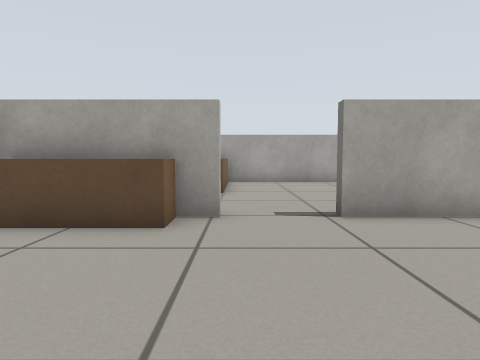
[1] (above)

19 first-person views from a walk through a robot-simulator world made for Gazebo. The camera is 0.51 m above the floor, tilts 4° down and sees 75° across. The floor is counted in squares, 0.5 m on a side. Each view is taken from the middle of a square. On the plan, view 1 faces up. The plan holds only what a view shows up to about 12 squares ahead; the rest is blank.

[2]
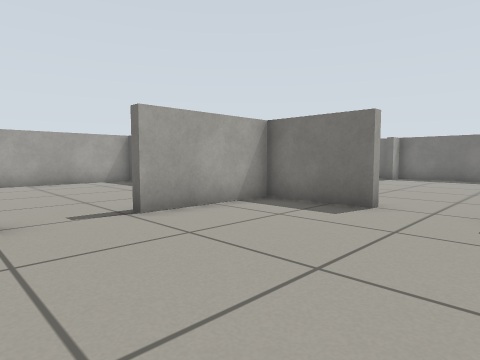

[3]
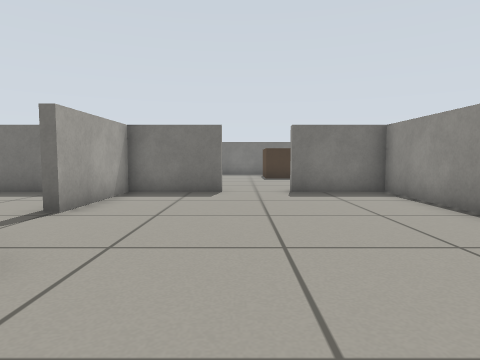

[4]
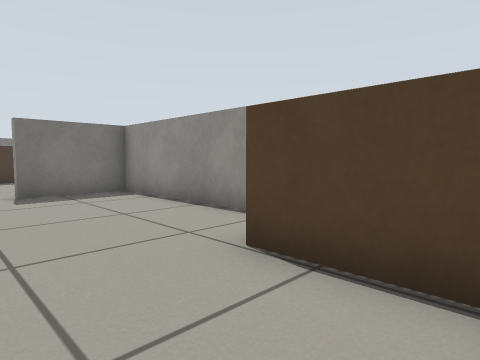

[5]
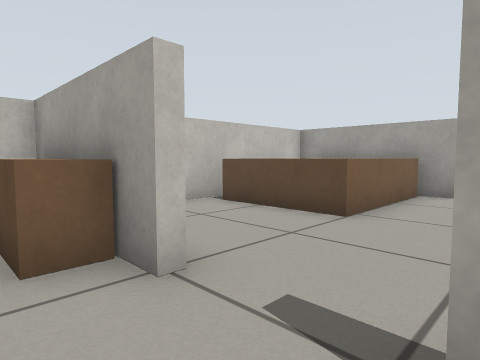

[6]
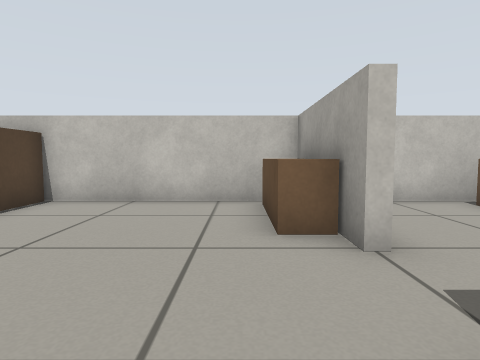

[7]
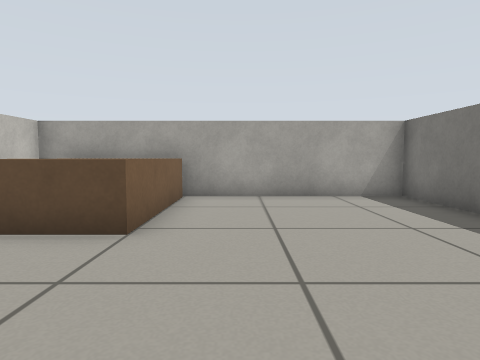

[8]
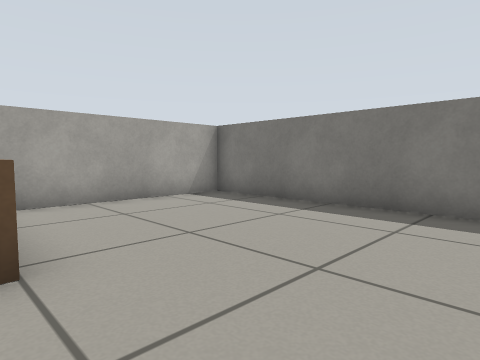

[9]
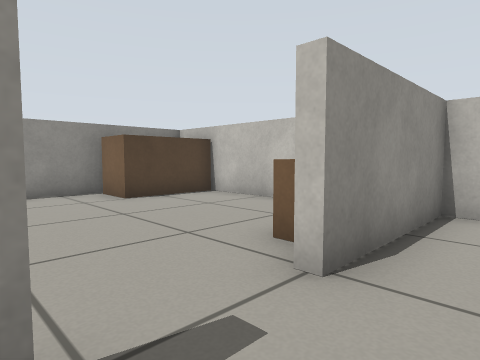

[10]
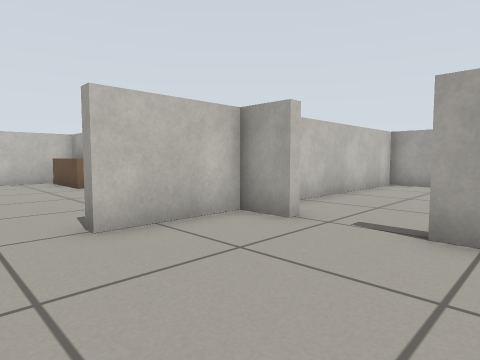

[11]
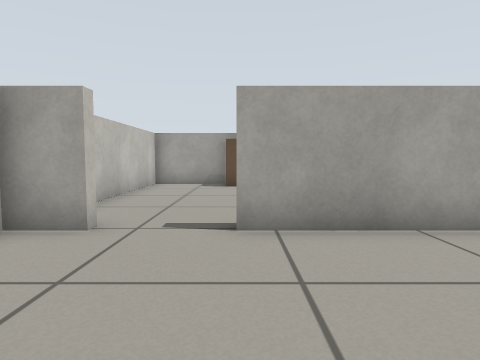

[12]
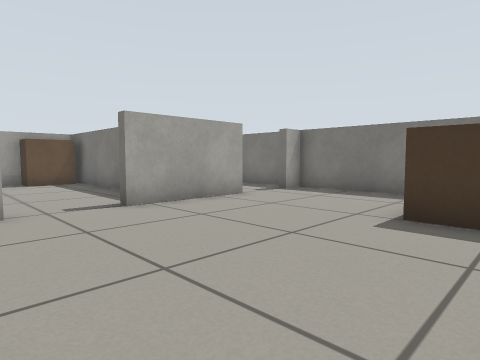

[13]
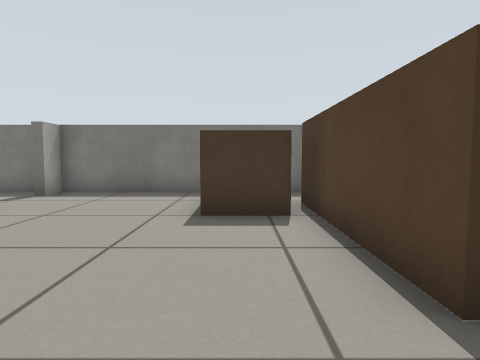

[14]
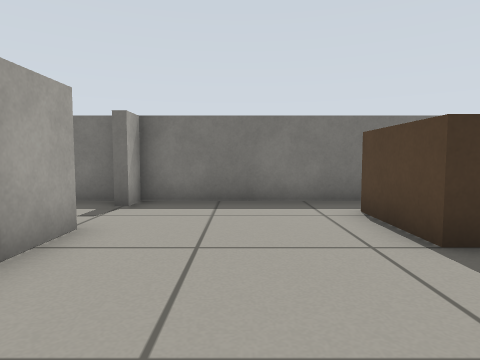

[15]
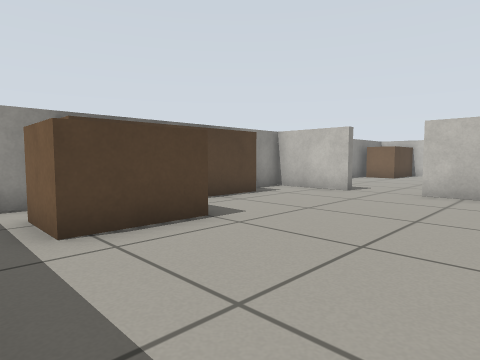

[16]
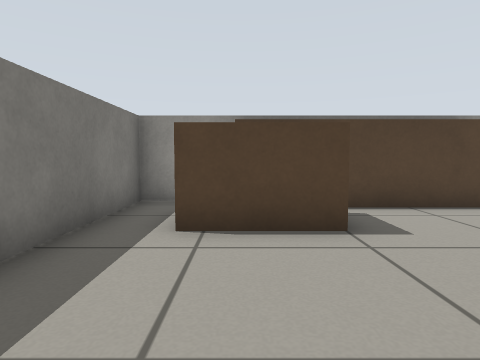

[17]
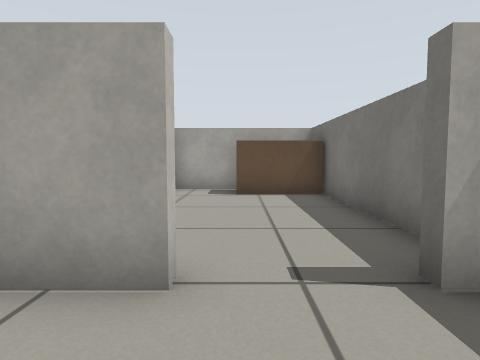

[18]
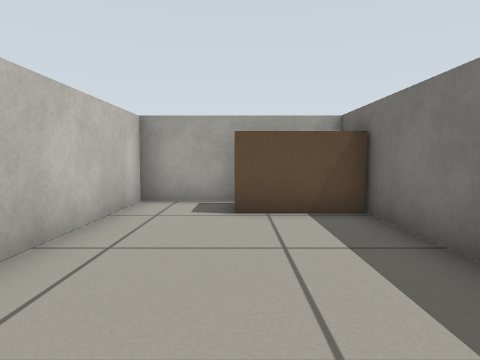

[19]
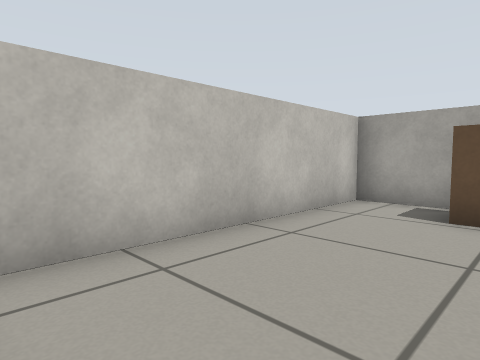

### Floor plan
Points are (right, up) in squares from view 1. A wall is a line through its corners. A room is listed if a view was taken in it or the views show most of it. See-through windows are left out.
Room 1 (views 1, 2, 3, 4, 5, 6, 7, 8, 9)
walls: (-4.3, 4.5) (-4.3, -0.5); (5.4, 6.8) (5.4, 13.3) (-0.2, 13.3); (5.7, 2.6) (5.4, 2.6) (5.4, 5.3) (1.8, 5.3) (1.8, 5.8); (-1.2, -2.4) (5.4, -2.4) (5.4, 0.5); (-3.6, 13.3) (-4.3, 13.3) (-4.3, 5.6)
ways out: opening at (5, 1.5) to room 2
objects: brown box (-4, -2) to (-2, -1); brown box (-4, 5) to (-1, 5); brown box (-3, 9) to (-1, 13)
Room 2 (views 10, 11, 12, 13, 14, 15, 16, 17)
walls: (7.9, -1.4) (11.2, -1.4); (12.5, 5.8) (12.5, 5.3) (9, 5.3); (5.4, 0.5) (5.7, 0.5) (5.7, -2.4) (6.9, -2.4); (6.9, 5.8) (6.9, 5.3) (5.7, 5.3) (5.7, 2.6); (13.6, -2.4) (15.4, -2.4) (15.4, 5.3) (14.6, 5.3)
ways out: opening at (5, 1.5) to room 1; opening at (13.5, 6) to room 3; opening at (7.5, 6) to room 4
objects: brown box (12, -1) to (14, 0)
Room 3 (views 18, 19)
walls: (10.7, 11.5) (10.7, 6.4); (12.4, 13.3) (10.8, 13.3); (15.4, 5.9) (15.4, 11.5); (14.6, 5.3) (14.6, 5.8)
ways out: opening at (13.5, 6) to room 2
objects: brown box (13, 12) to (15, 13)
Room 4 (no view inside)
walls: (10.4, 8.8) (10.4, 11.5); (8.3, 13.3) (5.7, 13.3) (5.7, 7.4); (9, 5.3) (9, 5.8)
ways out: opening at (7.5, 6) to room 2
objects: brown box (9, 12) to (10, 13)

Positions as (right, up) in squares from view 1, and headings:
1: (0, 0), facing up
2: (-1, 0), facing up-right
3: (-4, 2), facing right
4: (-4, 2), facing down-right
5: (2, 4), facing up-left
6: (3, 4), facing left
7: (1, 5), facing up
8: (-1, 6), facing up-right
9: (2, 7), facing down-left
10: (10, 1), facing up-left
11: (9, 1), facing up
12: (6, -1), facing up-right
13: (6, 0), facing right
14: (8, 3), facing right
15: (15, 5), facing down-left
16: (13, 5), facing down
17: (13, 3), facing up
18: (13, 6), facing up
19: (14, 6), facing up-left
